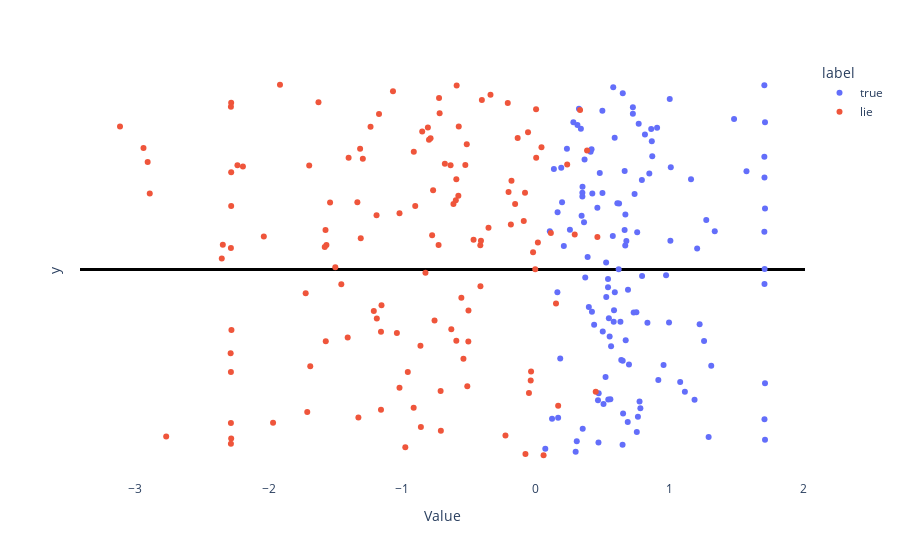

Notebook code cell kept with this figure:
### Code cell
import plotly.express as px
import pandas as pd
import numpy as np

# number line plot (with jitter)
df = pd.DataFrame({
    'Value': np.concatenate([projs_true, projs_lie]),
    'label': ['true'] * len(projs_true) + ['lie'] * len(projs_lie)
})
df['y'] = np.random.uniform(-1, 1, df.shape[0])

fig = px.scatter(df, x='Value', y='y', color='label')

fig.update_xaxes(showgrid=False)
fig.update_yaxes(showgrid=False, 
                 zeroline=True, zerolinecolor='black', zerolinewidth=3,
                 showticklabels=False)
fig.update_layout(height=200, plot_bgcolor='white')

fig.show()
